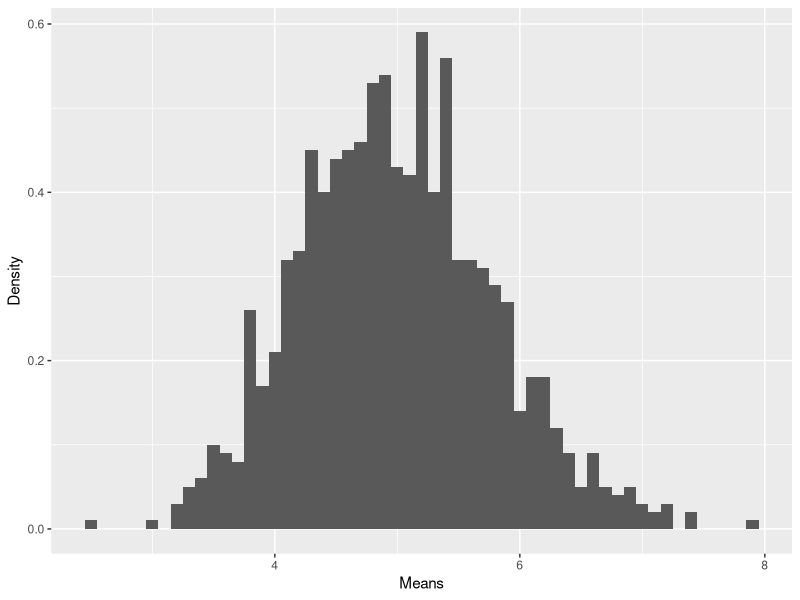
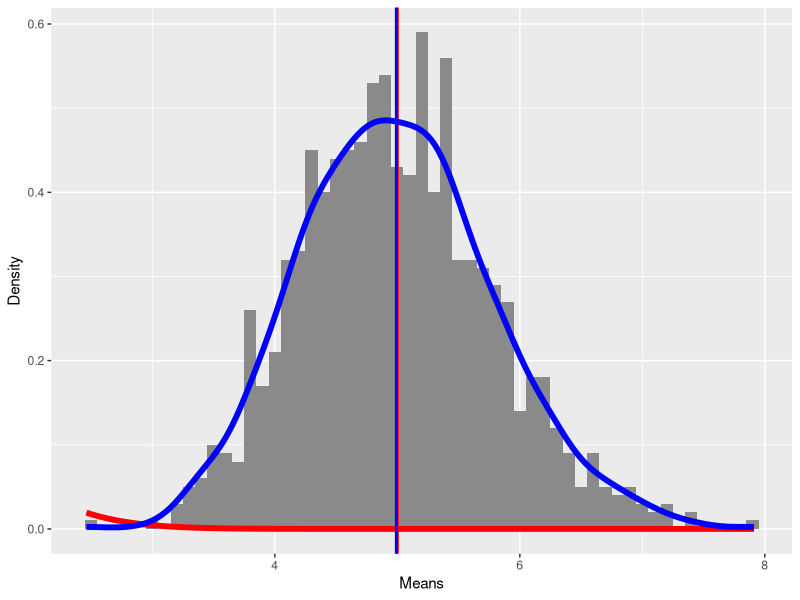
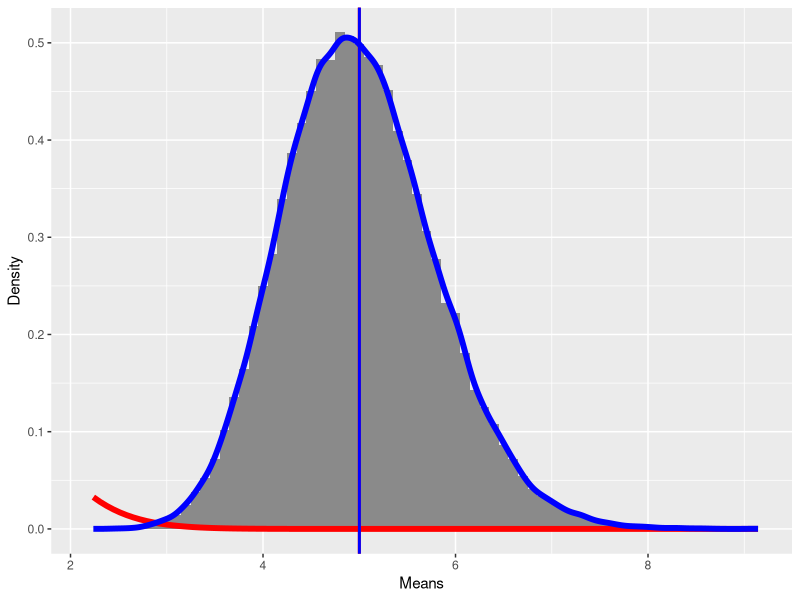

Recreate these plots in R, in order.
## ---- chunk 1
library(ggplot2)

## ---- chunk 2
# lambda is 0.2
lambda = 0.2

# we will be using 40 exponentials
n = 40

# we will be running 1000 simulations
nsims = 1:1000

# set a seed to reproduce the data
set.seed(876)

# gather the means
means <- data.frame(x = sapply(nsims, function(x) {mean(rexp(n, lambda))}))

# lets take a looks at the top means
head(means)
## ---- chunk 3
ggplot(data = means, aes(x = x)) + 
  geom_histogram(binwidth=0.1, aes(y=..density..)) +
  labs(x="Means") +
  labs(y="Density")
## ---- chunk 4
simmu = 1 / lambda
print(simmu)
## ---- chunk 5
simmean <- mean(means$x)
print(simmean)
## ---- chunk 6
simexpsd <- (1/lambda)/sqrt(n)
print(simexpsd)
## ---- chunk 7
simexpvar <- simexpsd^2
print(simexpvar)
## ---- chunk 8
simsd <- sd(means$x)
print(simsd)
## ---- chunk 9
simvar <- var(means$x)
print(simvar)
## ---- chunk 10
ggplot(data = means, aes(x = x)) + 
  geom_histogram(binwidth=0.1, aes(y=..density..), fill = I('#8A8A8A'),) +
  stat_function(fun = dnorm, arg = list(mean = simmu , sd = simsd), colour = "red", size=2) + 
  geom_vline(xintercept = simmu, size=1, colour="red") + 
  geom_density(colour="blue", size=2) +
  geom_vline(xintercept = simmean, size=1, colour="blue") + 
  labs(x="Means") +
  labs(y="Density")
## ---- chunk 11
nsims = 1:100000
set.seed(876)
means <- data.frame(x = sapply(nsims, function(x) {mean(rexp(n, lambda))}))

# recalculate
simmean <- mean(means$x)
simsd <- sd(means$x)
simmu = 1 / lambda

ggplot(data = means, aes(x = x)) + 
  geom_histogram(binwidth=0.1, aes(y=..density..), fill = I('#8A8A8A'),) +
  stat_function(fun = dnorm, arg = list(mean = simmu , sd = simsd), colour = "red", size=2) + 
  geom_vline(xintercept = simmu, size=1, colour="red") + 
  geom_density(colour="blue", size=2) +
  geom_vline(xintercept = simmean, size=1, colour="blue") + 
  labs(x="Means") +
  labs(y="Density")

